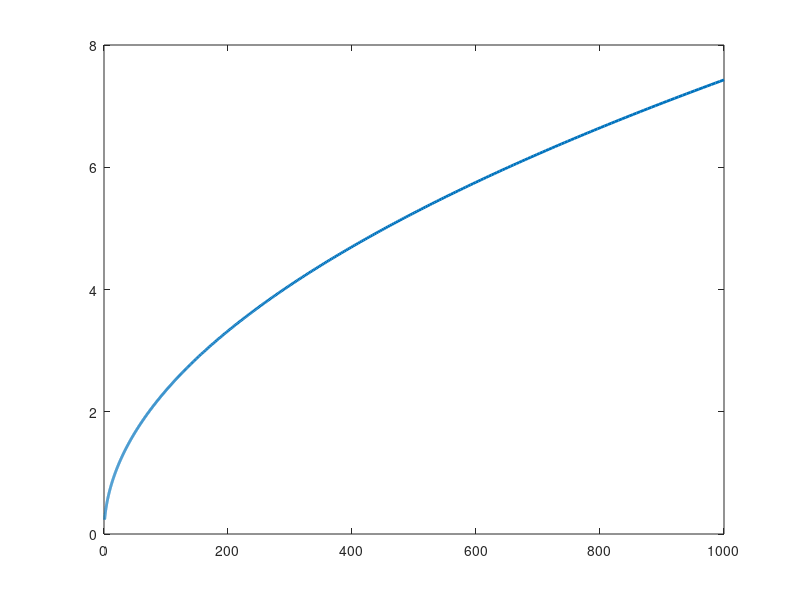

The MATLAB source for this figure: (Note: this script raises an error after producing the figure.)
%Thermal Noise Modeling
clear;clc;clf;
k=1.38E-23;%J/K
T=[10,100,300,600,1000]; %K
T=round(T);
T=flip(T);
R=logspace(0,3,1000);
%Plot Resistance vs Noise Power, Steping through temperature
for x=T
    S=sqrt(4*k*R*x*1e6)*1e6;
    h=plot(R,S,'LineWidth',2);
    h.YData(1000)
    label = strcat(num2str(x)," K");
    text2line(h,0.9,0,label);
    hold on;
    
    % Inserts text T in/near line with handle h
%  ksi - relative distance from the beginning of curve,
%  z - shift along normal to curve
end
grid on;
axis([1 1000 -inf inf]);
xlabel("Resistance [M\Omega]");
ylabel("Spectral Noise Density [uV/\surdHz]");
